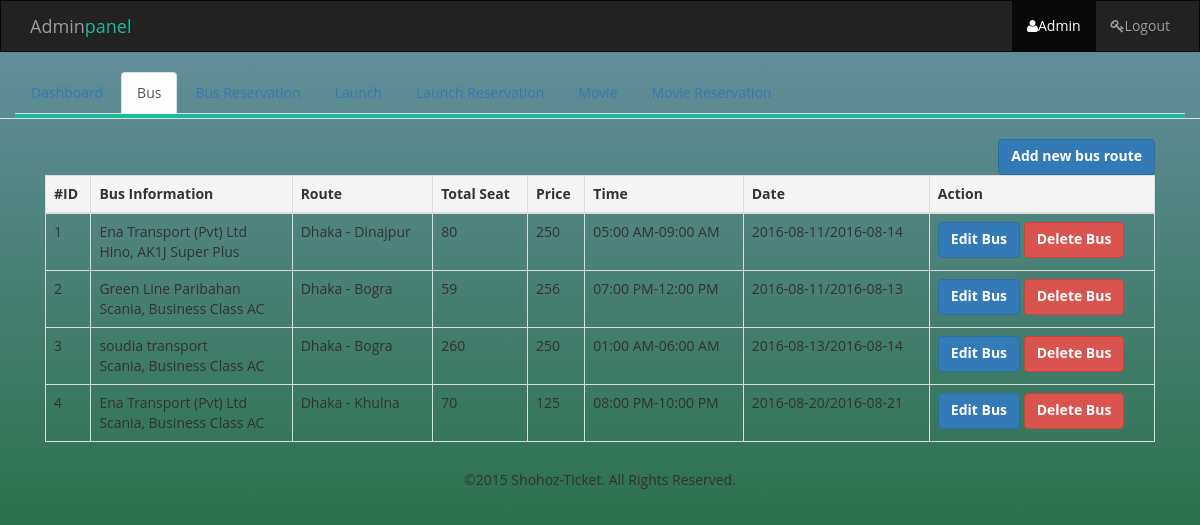
Page /admin/admin_dashboard_bus.php (signed in) on the committed database.
### tables this page shows
CREATE TABLE `bus_reserve` (
  `id` int(50) NOT NULL,
  `bus_name` varchar(50) NOT NULL,
  `bus_info` varchar(100) NOT NULL,
  `city_from` varchar(50) NOT NULL,
  `city_to` varchar(50) NOT NULL,
  `seat` int(100) NOT NULL,
  `fare` int(100) NOT NULL,
  `dtime` time NOT NULL,
  `arrtime` time NOT NULL,
  `dept_date` date NOT NULL,
  `arr_date` date NOT NULL,
  `reserve_seat_id` int(20) NOT NULL
);

### admin/admin_dashboard_bus.php (the view, shortened to what this page needs)
<?php
include_once 'header.php';
$query = "SELECT * FROM `bus_reserve` ";
$result = mysqli_query($con, $query);
$row_cnt = $result->num_rows;
?>
<div class="content-table">
		<div class="container">
			<div class="col-lg-12">
				<div class="pull-right"><a href="route.php" class="btn btn-primary">Add new bus route</a></div>
		        <table class="table table-bordered">
		        	<thead>
		        		<tr class="active">
		        			<th>#ID</th>
				            <th>Bus Information</th>
				            <th>Route</th>
				            <th>Total Seat</th>
				            <th>Price</th>
				            <th>Time</th>
				            <th>Date </th>
				            <th>Action</th>
		          		</tr>
		        	</thead>
		          	<tbody>
		          		<?php
		          		if($row_cnt > 0){
		          			while ($row_cnt = $result->fetch_assoc()) {
		          				$dept_time = $row_cnt['dtime'];
		          				$newDateTime = date('h:i A', strtotime($dept_time));
		          				$arr_time = $row_cnt['arrtime'];
			       				$newDateTime2 = date('h:i A', strtotime($arr_time));
		          				?>
		          			<tr>
					            <td>
					            	<?php echo $row_cnt['id'] ?>
					            </td>
					            <td>
					            	<?php echo $row_cnt['bus_name']." <br/>".$row_cnt['bus_info'] ?>
					            </td>
					            <td>
					            	<?php echo $row_cnt['city_from']." - ".$row_cnt['city_to'] ?>
					            </td>
					            <td>
					            	<?php echo $row_cnt['seat'] ?>
					            </td>
					            <td>
					            	<?php echo $row_cnt['fare'] ?>
					            </td>
					            <td>
					            	<?php echo $newDateTime."-".$newDateTime2 ?>
					            </td>
					            <td>
					            	<?php echo $row_cnt['dept_date']. "/". $row_cnt['arr_date'] ?>
					            </td>
					            <td>
					            	 <a href="editbus.php?id=<?php echo $row_cnt['id'] ?>" class="btn btn-primary">Edit Bus</a>
					            	 <a href="deletebus.php?id=<?php echo $row_cnt['id'] ?>" class="btn btn-danger">Delete Bus</a>
					            </td>
		            		</tr>
		          			<?php
		          			}
		          		}
		          		 ?>
		          	</tbody>
		        </table>
			</div>
		</div>
	</div>
<?php include_once 'footer.php'; ?>

### style.css (style rules this page uses)
body, html { height: 100%; background-repeat: no-repeat; background-image: linear-gradient(rgb(104, 145, 162), rgb(12, 97, 33)); }
.btn { font-weight: 700; height: 36px; -moz-user-select: none; -webkit-user-select: none; user-select: none; cursor: default; }
body { font-family: 'Open Sans', sans-serif; }
.content-table { padding-top: 20px; }

### rows in the picture
bus_reserve: id "1", bus_name "Ena Transport (Pvt) Ltd", bus_info "Hino, AK1J Super Plus", city_from "Dhaka", city_to "Dinajpur", seat "80", fare "250", dtime "05:00 AM", arrtime "09:00 AM", dept_date "2016-08-11", arr_date "2016-08-14"
bus_reserve: id "2", bus_name "Green Line Paribahan", bus_info "Scania, Business Class AC", city_from "Dhaka", city_to "Bogra", seat "59", fare "256", dtime "07:00 PM", arrtime "12:00 PM", dept_date "2016-08-11", arr_date "2016-08-13"
bus_reserve: id "3", bus_name "soudia transport", bus_info "Scania, Business Class AC", city_from "Dhaka", city_to "Bogra", seat "260", fare "250", dtime "01:00 AM", arrtime "06:00 AM", dept_date "2016-08-13", arr_date "2016-08-14"
bus_reserve: id "4", bus_name "Ena Transport (Pvt) Ltd", bus_info "Scania, Business Class AC", city_from "Dhaka", city_to "Khulna", seat "70", fare "125", dtime "08:00 PM", arrtime "10:00 PM", dept_date "2016-08-20", arr_date "2016-08-21"
